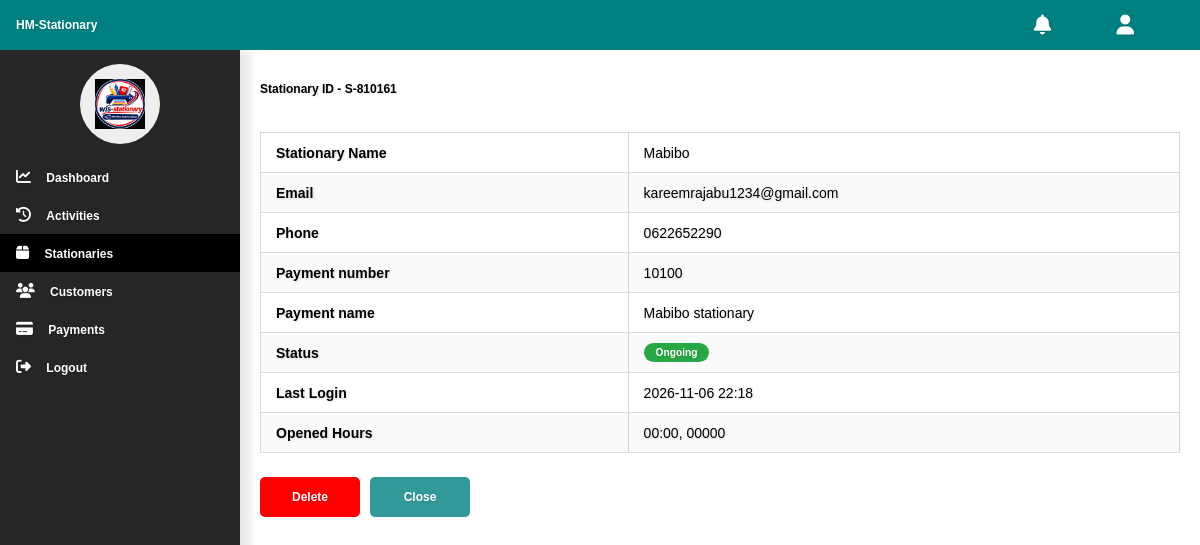
The app's page /stationary/admin/preview_stationary/S-810161/ (signed in), older data.
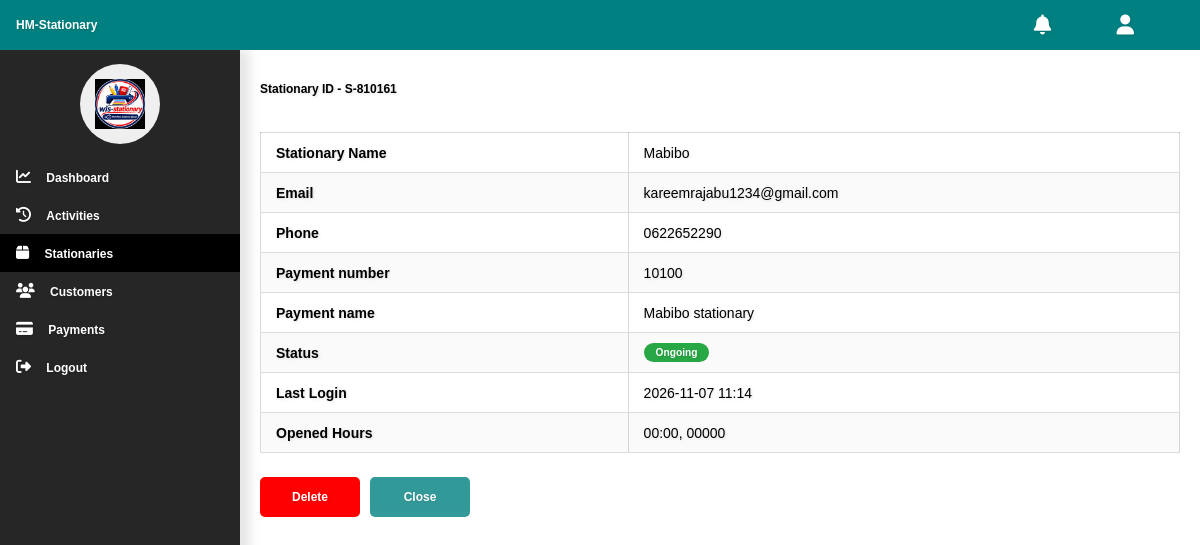
The same page, newer data.
### stationary_system/models/accounts.py (models this page shows, shortened)
class CustomUser(AbstractUser):
    phone = models.CharField(max_length=20, blank=True, null=True)
    stationary_id = models.CharField(max_length=20, blank=True, null=True)

### stationary_system/views/admin_views/stationaries.py (the view)
# urls.py: path('stationary/admin/preview_stationary/<str:username>/', stationaries.preview_stationary, name='preview_stationary'),
@login_required(login_url='login_page_admin')
def preview_stationary(request, username):
    user = get_object_or_404(User, username=username)
    profile = get_object_or_404(StationaryProfile, user=user)
    return render(request, "admin/stationary.html", {
        "user": user,
        "profile": profile
    })

### stationary_system/templates/admin/stationary.html (shortened to what the changed rows need)
{% load static %}
<!DOCTYPE html>
<html lang="en">
<head>
    <link rel="stylesheet" href="https://cdnjs.cloudflare.com/ajax/libs/font-awesome/6.4.0/css/all.min.css">
    <link rel="stylesheet" href="{% static 'admin_css/dashboard.css' %}">
    <link rel="stylesheet" href="{% static 'admin_css/activities.css' %}">
</head>
<body>
    <div class="row-holder-1">
        <div class="content-holder-4">
            <div class="dash-content-5">
                <p style="font-weight: bold;">
                    Stationary ID - {{ user.username }}
                </p>
                <div class="activities-table-holder-6">
                    <br>
                    <div class="table-holder-9">
                        <table class="table-9">
                            <tr>
                                <td>Stationary Name</td>
                                <td>{{ user.first_name }}</td>
                            </tr>
                            <tr>
                                <td>Email</td>
                                <td>{{ user.email|default:"Not provided" }}</td>
                            </tr>
                            <tr>
                                <td>Last Login</td>
                                <td>{% if user.last_login %}{{ user.last_login|date:"Y-m-d H:i" }}{% else %}Never
                                    {% endif %}</td>
                            </tr>
                        </table>
                    </div>
                    <br>
                    <div class="bottom-nav-10">
                    </div>
                </div>
            </div>
        </div>
    </div>
</body>
</html>

Row changes from the older to the newer data that the page shows:
changed CustomUser "Mabibo": last_login "2026-11-06 22:18" → "2026-11-07 11:14"
